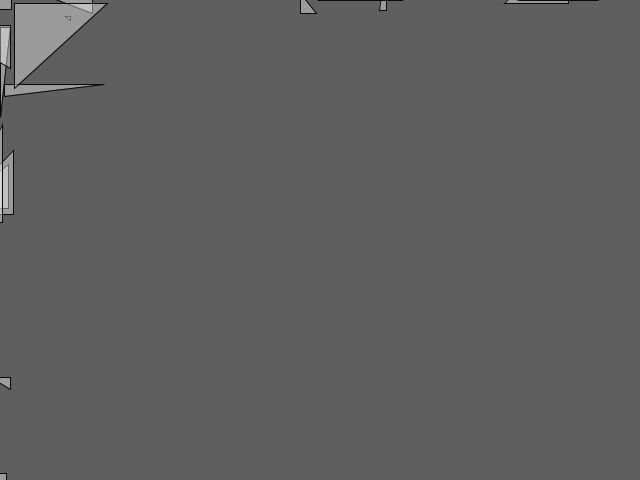
Frame 1 (no input)
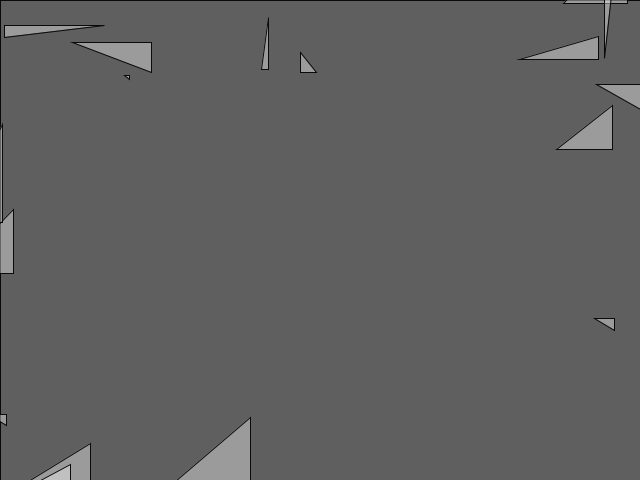
Frame 60 (the mouse pressed at the canvas centre just before this capture)
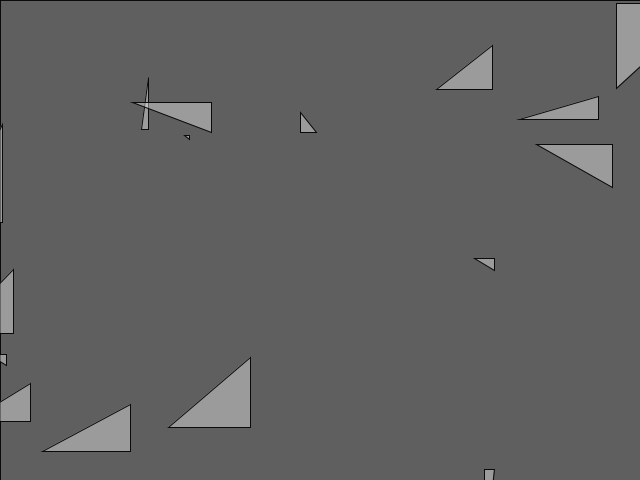
Frame 120 (the mouse held since frame 60 and released just before this capture)

The Processing sketch that drew these frames (run headless with seeded random() and noise(); from frame 60 on, the mouse is pressed at the canvas centre):

// Processing sketch: triangles
// ── triangles.pde
TriangleShape[] triangles = new TriangleShape[20];

void setup() {
  smooth();
  noStroke();
  size(640,480);

  for (int i = 0; i < triangles.length; i++) {
    triangles[i] = new TriangleShape(); 
  }
}

void draw() {
  fill(50);
  background(0);
  fill(255, 95); // semi-transparent white
  rect(0, 0, width, height);

  // draw the triangle
  for (int i = 0; i < triangles.length; i++) {
    triangles[i].update();
    triangles[i].checkEdges();
    triangles[i].render();
  }
}

class TriangleShape {
  PVector location;
  PVector velocity;
  PVector shape;

  TriangleShape() {
    int i = (int) Math.floor(Math.random() * 8.0);
    int x = (int) Math.random() * width;
    int y = (int) Math.random() * height;
    
    if (i < 2) {
      x = (int) Math.floor(Math.random() * -20);
      y = (int) Math.floor(Math.random() * height);
    } else if (i < 4) {
      x = (int) Math.floor(Math.random() * width);
      y = (int) Math.floor(Math.random() * -20);
    } else if (i < 6) {
      x = (int) Math.floor(Math.random() * 20);
      y = (int) Math.floor(Math.random() * height);
    } else if (i < 8) {
      x = (int) Math.floor(Math.random() * width);
      y = (int) Math.floor(Math.random() * 20);
    } else {
      x = (int) Math.random() * width;
      y = (int) Math.random() * height;
    }

    location = new PVector(int(x), int(y));
    velocity = new PVector((int) (Math.random() * 4) - 2, (int) (Math.random() * 3) - 1);
    shape = new PVector((int) Math.floor(Math.random() * 202) - 101, (int) Math.floor(Math.random() * 202) - 101);
  }

  void update() {
    location.add(velocity);
  }

  void checkEdges() {
    if (location.x > width + 40) {
      location.x = -40;
    } else if (location.x < 0 - 40) {
      location.x = width + 40;
    } else if (location.y > height + 40) {
      location.y = -40;
    } else if (location.y < 0 - 40) {
      location.y = height + 40;
    }
  }

  void render() {
    stroke(10);

    triangle(
      location.x,
      location.y,
      location.x + shape.x,
      location.y,
      location.x,
      location.y + shape.y
    );
  }
}
